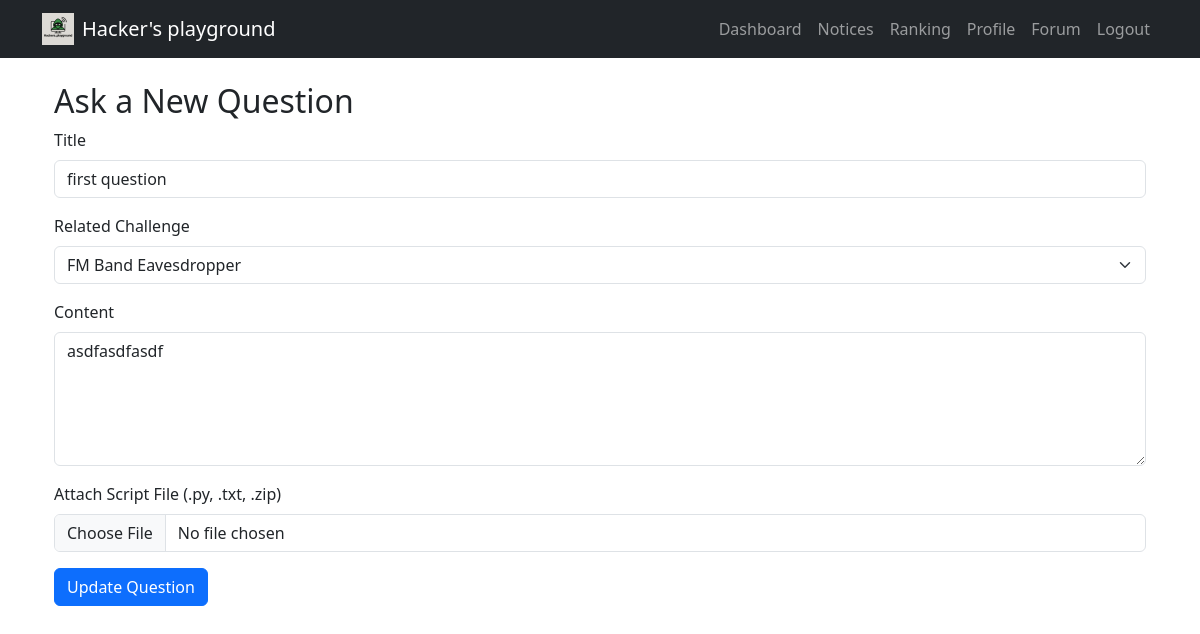
The app's page /forum/1/edit (signed in) with its own data.
### tables this page shows
CREATE TABLE posts (
  id INTEGER PRIMARY KEY AUTOINCREMENT,
  user_id INTEGER,
  title TEXT,
  content TEXT,
  filename TEXT,
  challenge_id INTEGER,
  created_at TEXT DEFAULT CURRENT_TIMESTAMP,
  FOREIGN KEY(user_id) REFERENCES users(id),
  FOREIGN KEY(challenge_id) REFERENCES challenges(id)
);

CREATE TABLE challenges (
  id INTEGER PRIMARY KEY AUTOINCREMENT,
  title TEXT NOT NULL,
  category TEXT,
  message TEXT,
  difficulty TEXT,
  score INTEGER,
  flag TEXT
);

### routes/forum.py (the view, shortened to what this page needs)
@forum_routes.route('/forum/<int:post_id>/edit', methods=['GET', 'POST'])
def edit_post(post_id):
    if 'user_id' not in session:
        return redirect('/login')
    conn = get_db()
    cur = conn.cursor()
    cur.execute("SELECT * FROM posts WHERE id=?", (post_id,))
    post = cur.fetchone()
    if not post or post['user_id'] != session['user_id']:
        flash("You do not have permission to edit this post.")
        return redirect('/forum')
    cur.execute("SELECT id, title FROM challenges")
    challenges = cur.fetchall()
    return render_template("forum/new_post.html", post=post, challenges=challenges)

### routes/forum.py (called while the page is built)
def get_db():
    conn = sqlite3.connect('database.db')
    conn.row_factory = sqlite3.Row
    return conn

### templates/forum/new_post.html (shortened to what this page needs)
{% extends 'base.html' %}
{% block content %}
<div class="container">
  <h2 class="mt-4">Ask a New Question</h2>
  <form method="POST" enctype="multipart/form-data">
    <div class="mb-3">
      <label for="title" class="form-label">Title</label>
      <input type="text" id="title" name="title" class="form-control" value="{{ post.title if post else '' }}" required>
    </div>
    <div class="mb-3">
      <label for="challenge_id" class="form-label">Related Challenge</label>
      <select id="challenge_id" name="challenge_id" class="form-select">
        {% for challenge in challenges %}
          <option value="{{ challenge.id }}" {% if post and post.challenge_id == challenge.id %}selected{% endif %}>{{ challenge.title }}</option>
        {% endfor %}
      </select>
    </div>
    <div class="mb-3">
      <label for="content" class="form-label">Content</label>
      <textarea id="content" name="content" rows="5" class="form-control" required>{{ post.content if post else '' }}</textarea>
    </div>
    <div class="mb-3">
      <label for="file" class="form-label">Attach Script File (.py, .txt, .zip)</label>
      <input type="file" id="file" name="file" class="form-control">
    </div>
    <button class="btn btn-primary">{{ 'Update' if post else 'Submit' }} Question</button>
  </form>
</div>
{% endblock %}

### records on screen
posts: title "first question", challenge_id "FM Band Eavesdropper", content "asdfasdfasdf"

### other values on screen
{{ 'Update' if post else 'Submit' }} "Update"
